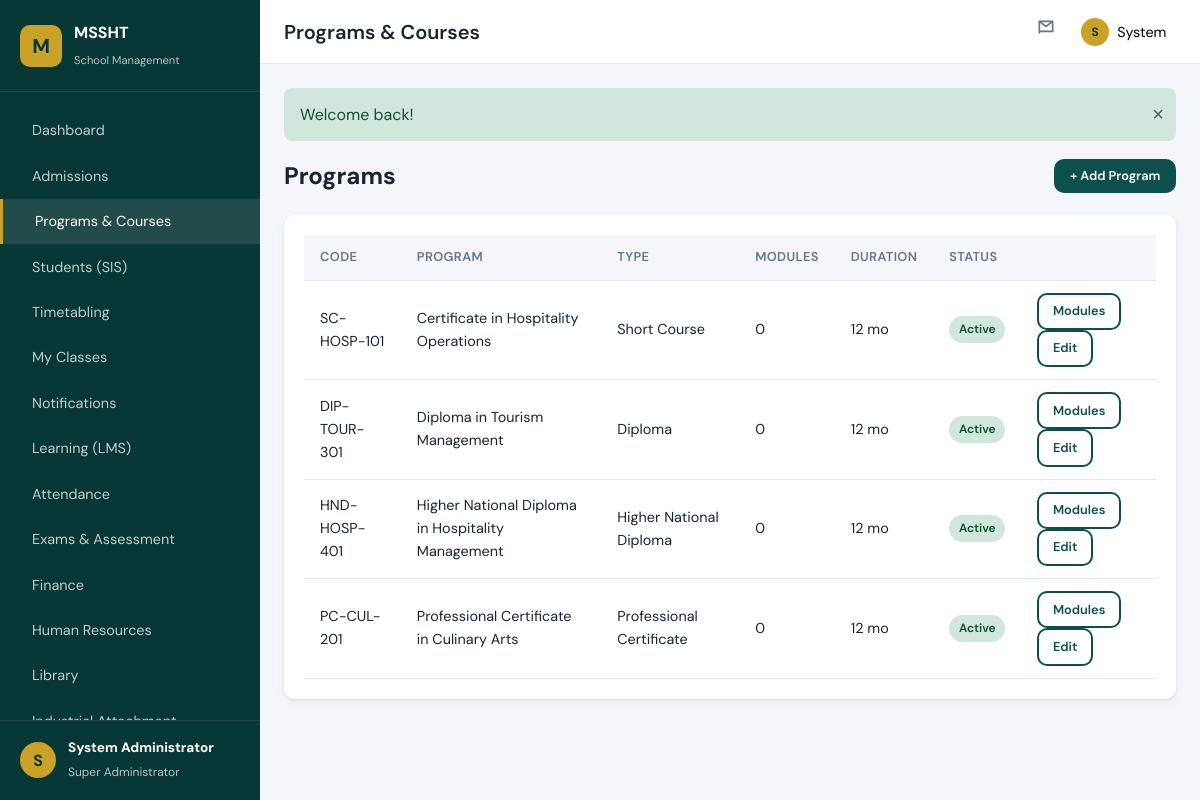
Screenshot of /modules/programs/index.php (signed in) with the database file from the repository.
### tables this page shows
CREATE TABLE programs (
    id INT UNSIGNED AUTO_INCREMENT PRIMARY KEY,
    code VARCHAR(20) NOT NULL UNIQUE,
    name VARCHAR(200) NOT NULL,
    program_type ENUM('short_course', 'certificate', 'diploma', 'hnd') NOT NULL,
    duration_months SMALLINT UNSIGNED DEFAULT 12,
    duration_value SMALLINT UNSIGNED DEFAULT 12,
    duration_unit VARCHAR(10) DEFAULT 'months',
    total_credits DECIMAL(6,2) DEFAULT 0,
    description TEXT NULL,
    status ENUM('active', 'inactive') DEFAULT 'active',
    created_at TIMESTAMP DEFAULT CURRENT_TIMESTAMP
);

### modules/programs/index.php (the view, shortened to what this page needs)
<?php
$db = getDB();
$programs = $db->query('SELECT p.*, (SELECT COUNT(*) FROM program_modules pm WHERE pm.program_id = p.id) AS module_count FROM programs p ORDER BY p.name')->fetchAll();
require_once __DIR__ . '/../../includes/header.php';
?>
<div class="page-actions">
    <h2 style="margin:0;">Programs</h2>
    <button type="button" class="btn btn-primary btn-sm" id="showAddProgram">+ Add Program</button>
</div>
<div class="card">
    <div class="card-body table-wrap">
        <table class="data-table">
            <thead>
                <tr><th>Code</th><th>Program</th><th>Type</th><th>Modules</th><th>Duration</th><th>Status</th><th></th></tr>
            </thead>
            <tbody>
            <?php foreach ($programs as $p): ?>
            <tr data-program-id="<?= $p['id'] ?>">
                <td class="prog-code"><?= e($p['code']) ?></td>
                <td class="prog-name"><?= e($p['name']) ?></td>
                <td class="prog-type"><?= programTypeLabel($p['program_type']) ?></td>
                <td class="prog-modules"><?= (int)$p['module_count'] ?></td>
                <?php
                    $durVal = $p['duration_value'] ?? $p['duration_months'] ?? 0;
                    $durUnit = $p['duration_unit'] ?? 'months';
                ?>
                <td><?= (int)$durVal ?> <?= $durUnit === 'months' ? 'mo' : 'hrs' ?></td>
                <td><?= statusBadge($p['status']) ?></td>
                <td>
                    <a href="modules.php?program_id=<?= $p['id'] ?>" class="btn btn-sm btn-outline">Modules</a>
                    <a href="#" data-id="<?= $p['id'] ?>" class="btn btn-sm btn-outline js-edit-program">Edit</a>
                </td>
            </tr>
            <?php endforeach; ?>
            </tbody>
        </table>
    </div>
</div>
<?php require_once __DIR__ . '/../../includes/footer.php'; ?>

### includes/helpers.php (shortened to what this page needs)
<?php
function e(?string $value): string
{
    return htmlspecialchars($value ?? '', ENT_QUOTES, 'UTF-8');
}
function programTypeLabel(string $type): string
{
    $labels = [
        'short_course' => 'Short Course',
        'certificate'    => 'Professional Certificate',
        'diploma'        => 'Diploma',
        'hnd'            => 'Higher National Diploma',
    ];
    return $labels[$type] ?? $type;
}
function statusBadge(string $status): string
{
    $map = [
        'pending'      => 'badge-warning',
        'under_review' => 'badge-info',
        'approved'     => 'badge-success',
        'rejected'     => 'badge-danger',
        'active'       => 'badge-success',
        'inactive'     => 'badge-secondary',
        'paid'         => 'badge-success',
        'partial'      => 'badge-warning',
        'overdue'      => 'badge-danger',
        'open'         => 'badge-success',
        'closed'       => 'badge-secondary',
    ];
    $class = $map[$status] ?? 'badge-secondary';
    return '<span class="badge ' . $class . '">' . e(ucfirst(str_replace('_', ' ', $status))) . '</span>';
}

### assets/css/main.css (style rules this page uses)
:root { --color-primary: #0d4f4c; --color-primary-dark: #083836; --color-primary-light: #1a7a75; --color-accent: #c9a227; --color-accent-light: #e8c547; --color-bg: #f4f6f9; --color-surface: #ffffff; --color-text: #1a2332; --color-text-muted: #64748b; --color-border: #e2e8f0; --color-danger: #dc3545; --color-success: #198754; --color-warning: #ffc107; --color-info: #0dcaf0; --sidebar-width: 260px; --topbar-height: 64px; --radius: 10px; --shadow: 0 1px 3px rgba(0,0,0,.08), 0 4px 12px rgba(0,0,0,.04); --font-sans: 'DM Sans', system-ui, sans-serif; --font-display: 'Playfair Display', Georgia, serif; }
*, *::before, *::after { box-sizing: border-box; margin: 0; padding: 0; }
html { font-size: 16px; scroll-behavior: smooth; }
body { font-family: var(--font-sans); color: var(--color-text); background: var(--color-bg); line-height: 1.6; }
a { color: var(--color-primary-light); text-decoration: none; }
.btn { display: inline-flex; align-items: center; justify-content: center; gap: .5rem; padding: .6rem 1.25rem; border-radius: var(--radius); font-weight: 600; font-size: .9rem; border: 2px solid transparent; cursor: pointer; transition: all .2s; font-family: inherit; }
.btn-primary { background: var(--color-primary); color: #fff; }
.btn-outline { background: transparent; border-color: var(--color-primary); color: var(--color-primary); }
.btn-sm { padding: .4rem .85rem; font-size: .8rem; }
.card { background: var(--color-surface); border-radius: var(--radius); box-shadow: var(--shadow); margin-bottom: 1.5rem; }
.card-body { padding: 1.25rem; }
.table-wrap { overflow-x: auto; }
table.data-table { width: 100%; border-collapse: collapse; font-size: .9rem; }
table.data-table th, table.data-table td { padding: .75rem 1rem; text-align: left; border-bottom: 1px solid var(--color-border); }
table.data-table th { background: var(--color-bg); font-weight: 600; font-size: .8rem; text-transform: uppercase; letter-spacing: .03em; color: var(--color-text-muted); }
.badge { display: inline-block; padding: .25rem .6rem; border-radius: 20px; font-size: .75rem; font-weight: 600; }
.badge-success { background: #d1e7dd; color: #0f5132; }
.page-actions { display: flex; justify-content: space-between; align-items: center; margin-bottom: 1.25rem; flex-wrap: wrap; gap: 1rem; }

### rows the page displays
programs: code "SC-HOSP-101", name "Certificate in Hospitality Operations", program_type "Short Course", module_count "0", duration_value "12", duration_unit "mo", status "Active"
programs: code "DIP-TOUR-301", name "Diploma in Tourism Management", program_type "Diploma", module_count "0", duration_value "12", duration_unit "mo", status "Active"
programs: code "HND-HOSP-401", name "Higher National Diploma in Hospitality Management", program_type "Higher National Diploma", module_count "0", duration_value "12", duration_unit "mo", status "Active"
programs: code "PC-CUL-201", name "Professional Certificate in Culinary Arts", program_type "Professional Certificate", module_count "0", duration_value "12", duration_unit "mo", status "Active"

### other values shown
$item['label'] "Dashboard"
$item['label'] "Admissions"
$item['label'] "Programs & Courses"
$item['label'] "Students (SIS)"
$item['label'] "Timetabling"
$item['label'] "My Classes"
$item['label'] "Notifications"
$item['label'] "Learning (LMS)"
$item['label'] "Attendance"
$item['label'] "Exams & Assessment"
$item['label'] "Finance"
$item['label'] "Human Resources"
$item['label'] "Library"
substr($currentUser['first_name'] ?? 'U', 0, 1) "S"
$roleLabel "Super Administrator"
